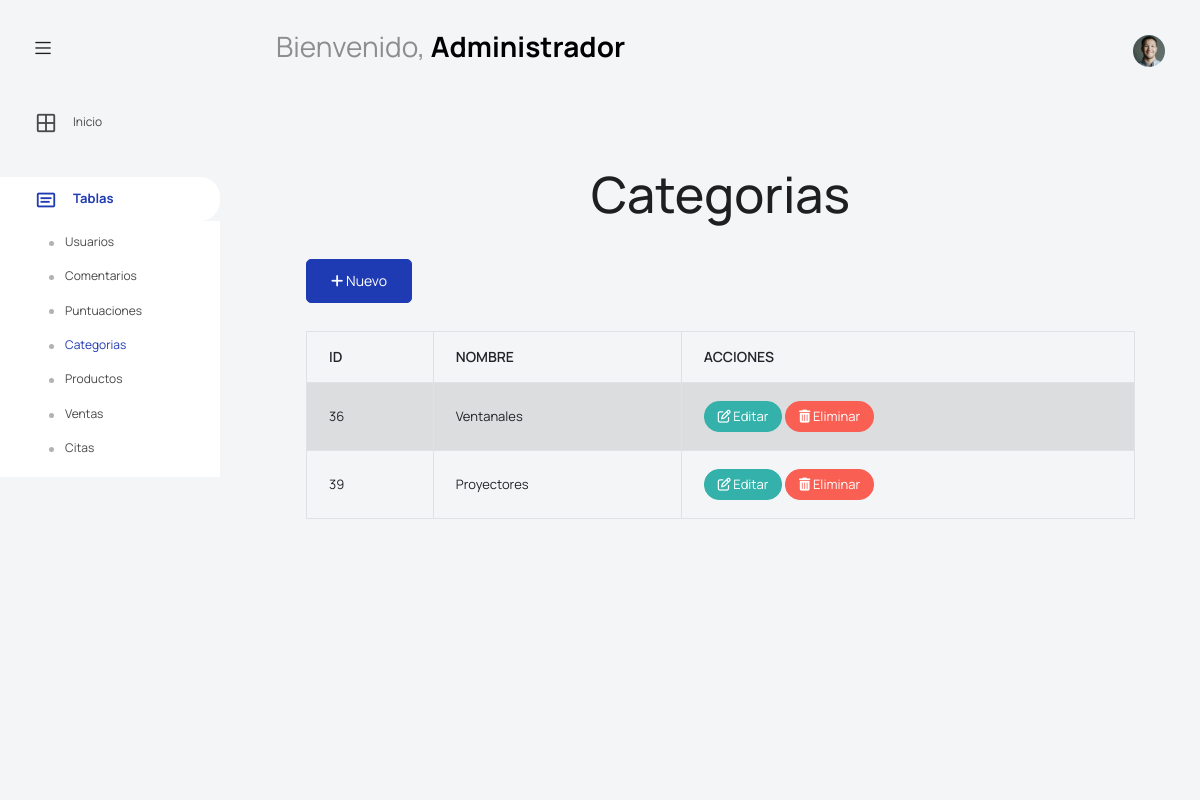
/vista/admin/categorias.php, run on an earlier commit of the app's database.
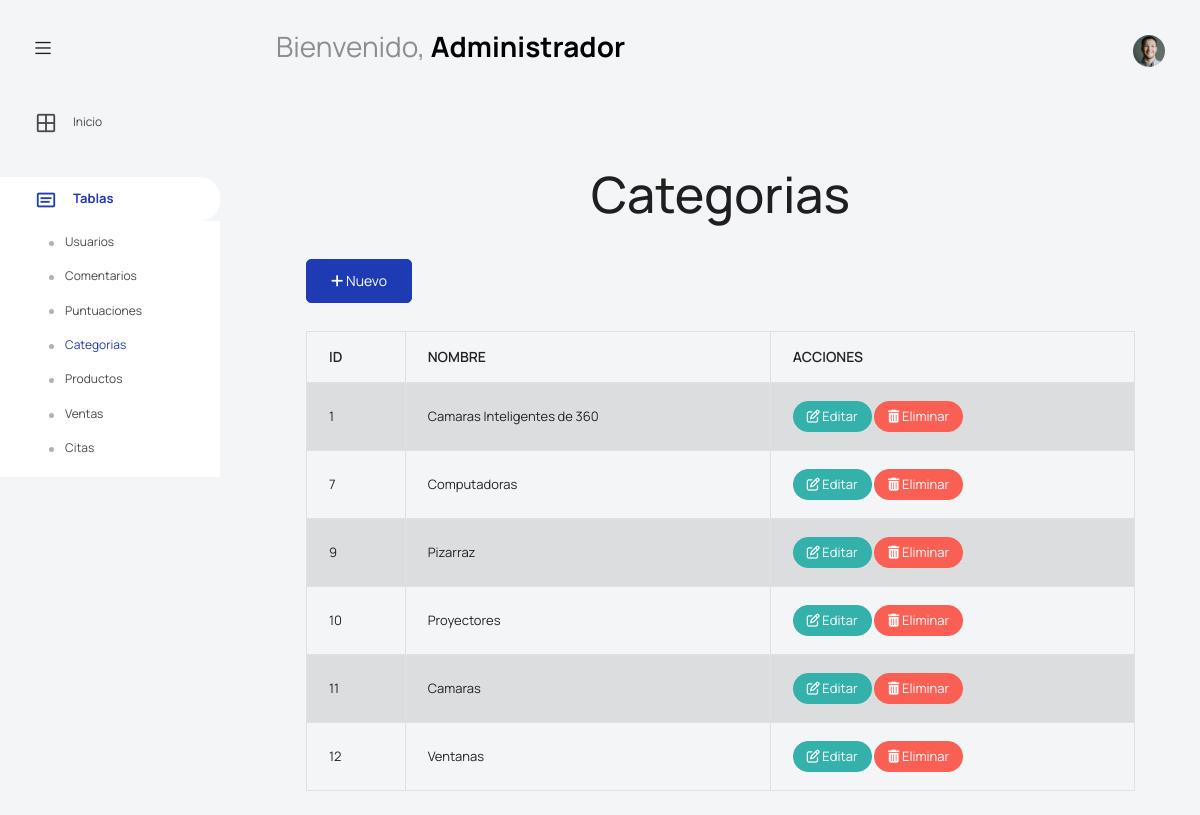
And on a later commit of the database.
### tables this page shows
CREATE TABLE `categorias` (
  `categoria_id` int(11) NOT NULL,
  `categoria_nombre` varchar(65) NOT NULL
);

### vista/admin/categorias.php (the view, shortened to what this page needs)
<!DOCTYPE html>
<html lang="en">
<head>
  <link href="bootstrap.minC.css" rel="stylesheet">
  <link rel="stylesheet" href="../recursos/">
  <link rel="stylesheet" href="../recursos/vendors/feather/feather.css">
  <link rel="stylesheet" href="../recursos/vendors/mdi/css/materialdesignicons.min.css">
  <link rel="stylesheet" href="../recursos/vendors/ti-icons/css/themify-icons.css">
  <link rel="stylesheet" href="../recursos/vendors/typicons/typicons.css">
  <link rel="stylesheet" href="../recursos/vendors/simple-line-icons/css/simple-line-icons.css">
  <link rel="stylesheet" href="../recursos/vendors/css/vendor.bundle.base.css">
  <link rel="stylesheet" href="../recursos/vendors/datatables.net-bs4/dataTables.bootstrap4.css">
  <link rel="stylesheet" href="../recursos/js1/select.dataTables.min.css">
  <link rel="stylesheet" href="../recursos/css/vertical-layout-light/style.css">
  <link href="https://cdn.jsdelivr.net/npm/remixicon@3.5.0/fonts/remixicon.css" rel="stylesheet" />
</head>
<body>
  <div class="container-scroller">
    <?php
    include "../modulos/barra.php";
    ?>
    <div class="container-fluid page-body-wrapper">
      <?php
      include "../modulos/lateral.php";
      ?>
      <div class="main-panel">
        <div class="content-wrapper">
          <div class="row">
            <div class="col-sm-12">
              <div class="home-tab">
                <div class="tab-content tab-content-basic">
                </div>
              </div>
            </div>
            <main>
              <div class="container">
                <h1 class="page-header text-center">Categorias</h1>
                <div class="row">
                  <div class="col-sm-12">
                    <a href="#addNew" class="btn btn-primary" data-toggle="modal" style="margin-bottom: 8px;"><span class="fa fa-plus"></span> Nuevo</a>
                    <table class="table table-bordered table-striped" id="MiAgenda" style="margin-top:20px;">
                      <thead>
                        <th>ID</th>
                        <th>NOMBRE</th>
                        <th>ACCIONES</th>
                      </thead>
                      <tbody>
                        <?php
                        $database = new ConectarDB();
                        $db = $database->open();
                        try {
                          $sql = 'SELECT * FROM categorias';
                          foreach ($db->query($sql) as $row) {
                        ?>
                            <tr>
                              <td><?php echo $row['categoria_id']; ?></td>
                              <td><?php echo $row['categoria_nombre']; ?></td>
                              <td><a href="#editC_<?php echo $row['categoria_id']; ?>" class="btn btn-success btn-sm" data-toggle="modal"><span class="fa fa-edit"></span> Editar</a>
                                <a href="#deleteC_<?php echo $row['categoria_id']; ?>" class="btn btn-danger btn-sm" data-toggle="modal"><span class="fa fa-trash"></span> Eliminar</a>
                              </td>
                            </tr>
                        <?php
                          }
                        } catch (PDOException $e) {
                          echo 'Hay probleas con la conexion : ' . $e->getmessage();
                        }
                        ?>
                      </tbody>
                    </table>
                  </div>
                </div>
              </div>
            </main>
          </div>
        </div>
      </div>
</body>
</html>

### vista/modulos/barra.php (shortened to what this page needs)
<nav class="navbar default-layout col-lg-12 col-12 p-0 fixed-top d-flex align-items-top flex-row">
      <div class="text-center navbar-brand-wrapper d-flex align-items-center justify-content-start">
        <div class="me-3">
          <button class="navbar-toggler navbar-toggler align-self-center" type="button" data-bs-toggle="minimize">
            <span class="icon-menu"></span>
          </button>
        </div>
      </div>
      <div class="navbar-menu-wrapper d-flex align-items-top">
        <ul class="navbar-nav">
          <li class="nav-item font-weight-semibold d-none d-lg-block ms-0">
            <h1 class="welcome-text">Bienvenido, <span class="text-black fw-bold">Administrador</span></h1>
          </li>
        </ul>
        <ul class="navbar-nav ms-auto">
          <li class="nav-item dropdown d-none d-lg-block user-dropdown">
            <a class="nav-link" id="UserDropdown" href="#" data-bs-toggle="dropdown" aria-expanded="false">
              <img class="img-xs rounded-circle" src="../recursos/img/faces/face8.jpg" alt="Profile image"> </a>
          </li>
        </ul>
      </div>
    </nav>

### vista/modulos/lateral.php (shortened to what this page needs)
<nav class="sidebar sidebar-offcanvas" id="sidebar">
        <ul class="nav">
          <li class="nav-item">
            <a class="nav-link" href="index.php">
              <i class="mdi mdi-grid-large menu-icon"></i>
              <span class="menu-title">Inicio</span>
            </a>
          </li>
          <li class="nav-item nav-category"></li>
          <li class="nav-item">
            <a class="nav-link" data-bs-toggle="collapse" href="#form-elements" aria-expanded="false" aria-controls="form-elements">
              <i class="menu-icon mdi mdi-card-text-outline"></i>
              <span class="menu-title">Tablas</span>
            </a>
            <div class="collapse" id="form-elements">
              <ul class="nav flex-column sub-menu">
                <li class="nav-item"><a class="nav-link" href="usuarios.php">Usuarios</a></li>
                <li class="nav-item"><a class="nav-link" href="comentarios.php">Comentarios</a></li>
                <li class="nav-item"><a class="nav-link" href="puntuaciones.php">Puntuaciones</a></li>
                <li class="nav-item"><a class="nav-link" href="categorias.php">Categorias</a></li>
                <li class="nav-item"><a class="nav-link" href="productos.php">Productos</a></li>
                <li class="nav-item"><a class="nav-link" href="ventas.php">Ventas</a></li>
                <li class="nav-item"><a class="nav-link" href="citas.php">Citas</a></li>
              </ul>
            </div>
          </li>
        </ul>
      </nav>

What changed in the data, as far as the page shows it:
removed categorias: categoria_id "36", categoria_nombre "Ventanales"
removed categorias: categoria_id "39", categoria_nombre "Proyectores"
added categorias: categoria_id "1", categoria_nombre "Camaras Inteligentes de 360"
added categorias: categoria_id "7", categoria_nombre "Computadoras"
added categorias: categoria_id "9", categoria_nombre "Pizarraz"
added categorias: categoria_id "10", categoria_nombre "Proyectores"
added categorias: categoria_id "11", categoria_nombre "Camaras"
added categorias: categoria_id "12", categoria_nombre "Ventanas"
